Frame 1 (no input): blank canvas, image omitted
Frame 60 (no input): blank canvas, image omitted
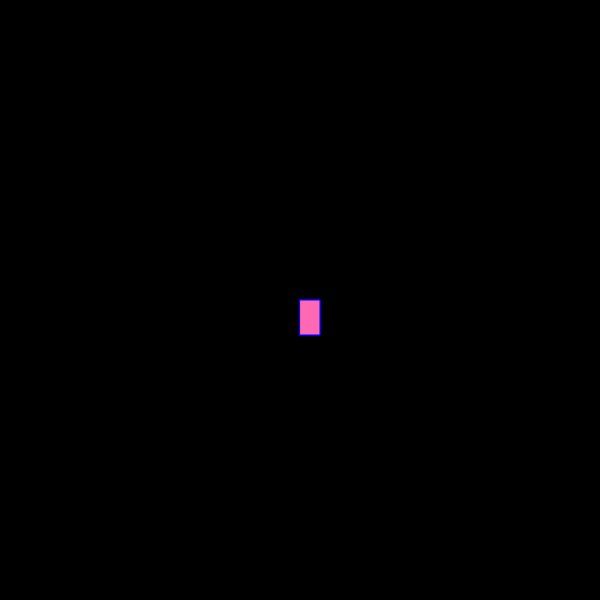
Frame 120 (the mouse pressed at the canvas centre since frame 60)

The p5.js sketch whose frames 1 and 60 were blank and that drew this single picture after the mouse press (run headless with seeded random() and noise() and a simulated clock; from frame 60 on, the mouse is pressed at the canvas centre):

// p5.js sketch
// ── sketch.js
function setup() {
  createCanvas(600, 600);
  background ("black");
}


function draw() { 

  stroke ( "blue");
  fill (" hotpink");


  //console.log(mouseIsPressed);

 if (mouseIsPressed){ 
   rect (mouseX, mouseY, 20, 35);
 }
} 
